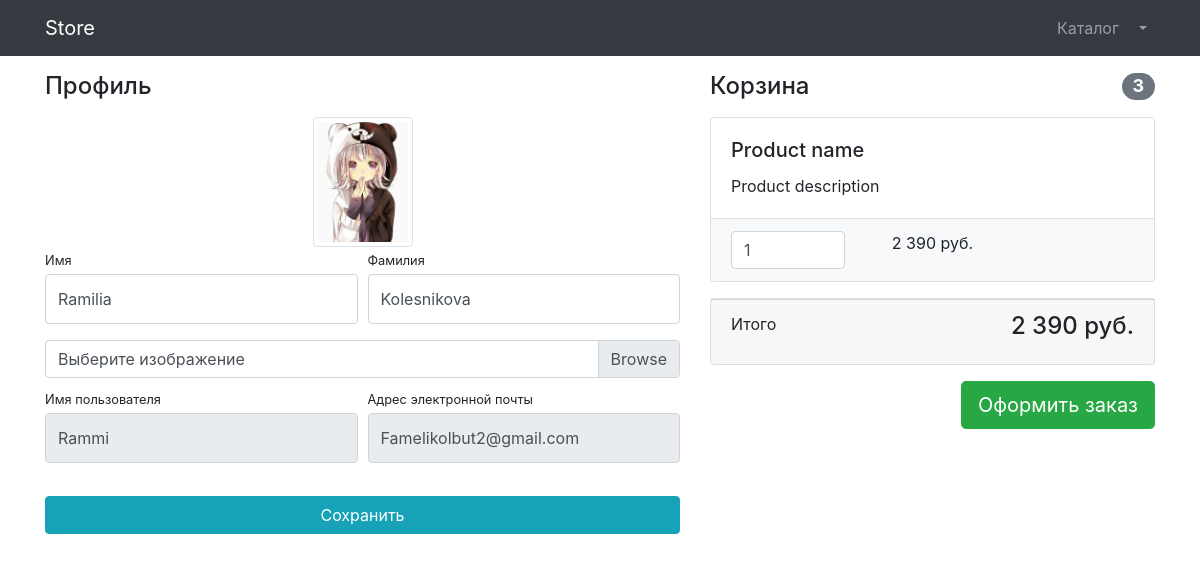
The page /users/profile/ (signed in) on the database its author committed.
### users/models.py (models this page shows)
class User(AbstractUser):
    image = models.ImageField(upload_to='users_images', null=True, blank=True)

### users/views.py (the view)
# urls.py: path('profile/', profile, name='profile'),
def profile(request):
    if request.method == 'POST':
        form = UserProfileForm(instance=request.user, data=request.POST, files=request.FILES)
        if form.is_valid():
            form.save()
            return HttpResponseRedirect(reverse('users:profile'))
        else:
            print(form.errors)
    else:
        form = UserProfileForm(instance=request.user)
    context = {'title': 'Store - Профиль', 'form': form}
    return render(request, 'users/profile.html', context)

### users/forms.py
class UserProfileForm(UserChangeForm):
    first_name = forms.CharField(widget=forms.TextInput(attrs={'class': 'form-control py-4'}))
    last_name = forms.CharField(widget=forms.TextInput(attrs={'class': 'form-control py-4'}))
    image = forms.ImageField(widget=forms.FileInput(attrs={'class': 'custom-file-input'}), required=False)
    username = forms.CharField(widget=forms.TextInput(attrs={'class': 'form-control py-4', 'readonly': True}))
    email = forms.CharField(widget=forms.EmailInput(attrs={'class': 'form-control py-4', 'readonly': True}))
    class Meta:
        model = User
        fields = ('first_name', 'last_name', 'image', 'username', 'email')

### users/templates/users/profile.html (shortened to what this page needs)
{% extends 'products/base.html' %}
{% load static %}
{% block css %}
    <link href="{% static 'vendor/css/profile.css' %}" rel="stylesheet">
{% endblock %}
{% block content %}
    <div class="container">
    <div class="row">
        <div class="col-lg-7">
            <h4 class="mt-3 mb-3">Профиль</h4>
            <div class="col-lg-12 text-center">
                <img width="100" height="100"
                     src="{% if user.image %} {{ user.image.url }} {% else %} {% static 'vendor/img/users/default_avatar.jpg' %} {% endif %}"
                     class="img-thumbnail">
            </div>
            <form action="{% url 'users:profile' %}" method="post" enctype="multipart/form-data">
                <div class="form-row">
                    <div class="col-lg-6">
                        <div class="form-group">
                            <label class="small mb-1" for="{{ form.first_name.id_for_label }}">Имя</label>
                            {{ form.first_name }}
                        </div>
                    </div>
                    <div class="col-lg-6">
                        <div class="form-group">
                            <label class="small mb-1" for="{{ form.last_name.id_for_label }}">Фамилия</label>
                            {{ form.last_name }}
                        </div>
                    </div>
                </div>
                <div class="form-row mb-2">
                    <div class="col-lg-12">
                        <div class="custom-file">
                            <label class="custom-file-label" for="{{ form.image.id_for_label }}">
                                Выберите изображение
                            </label>
                        </div>
                    </div>
                </div>
                <div class="form-row">
                    <div class="col-lg-6">
                        <label class="small mb-1" for="{{ form.username.id_for_label }}">Имя пользователя</label>
                        {{ form.username }}
                    </div>
                    <div class="col-lg-6">
                        <label class="small mb-1" for="{{ form.email.id_for_label }}">
                            Адрес электронной почты
                        </label>
                        {{ form.email }}
                    </div>
                </div>
                <div class="form-row">
                    <div class="col-lg-12" style="margin-top: 33px;">
                        <input class="btn btn-info btn-block" type="submit" value="Сохранить">
                    </div>
                </div>
            </form>
        </div>
        <div class="col-lg-5">
            <h4 class="mt-3 mb-3 d-flex justify-content-between align-items-center mb-3">
                Корзина <span class="badge badge-secondary badge-pill">3</span>
            </h4>
            <div class="card mb-3">
                <div class="card-body">
                    <h5 class="card-title">Product name</h5>
                    <p class="card-text">Product description</p>
                </div>
                <ul class="list-group list-group-flush">
                    <li class="list-group-item bg-light">
                        <div class="row text-center">
                            <div class="col-lg-4">
                                <input name="basketID" type="number" class="form-control"
                                       value="1" min="0">
                            </div>
                            <div class="col-lg-4">2 390 руб.</div>
                            <div class="col-lg-4">
                            </div>
                        </div>
                    </li>
                </ul>
            </div>
            <div class="card mb-3">
                <div class="card-footer">
                    <p class="float-left">Итого</p>
                    <h4 class="float-right">2 390 руб.</h4>
                </div>
            </div>
            <a class="btn btn-success btn-lg float-right" href="../orders/order-create.html">
                Оформить заказ
            </a>
        </div>
    </div>
</div>
{% endblock %}

### rows shown on the page
User: image (picture), first_name "Ramilia", last_name "Kolesnikova", username "Rammi", email "Famelikolbut2@gmail.com"
